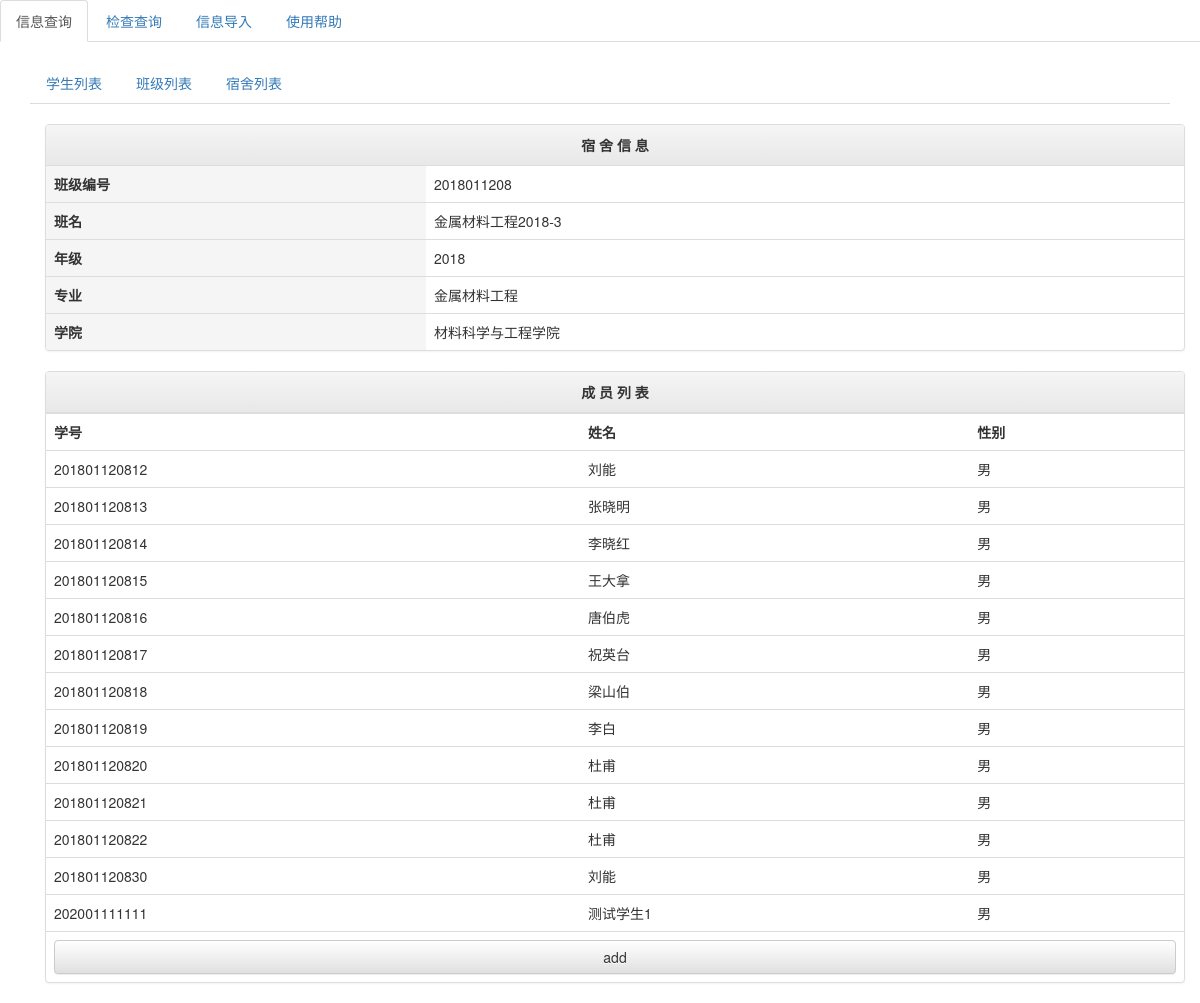
Page /infosys/class-detail/2018011208/ on the earlier database version.
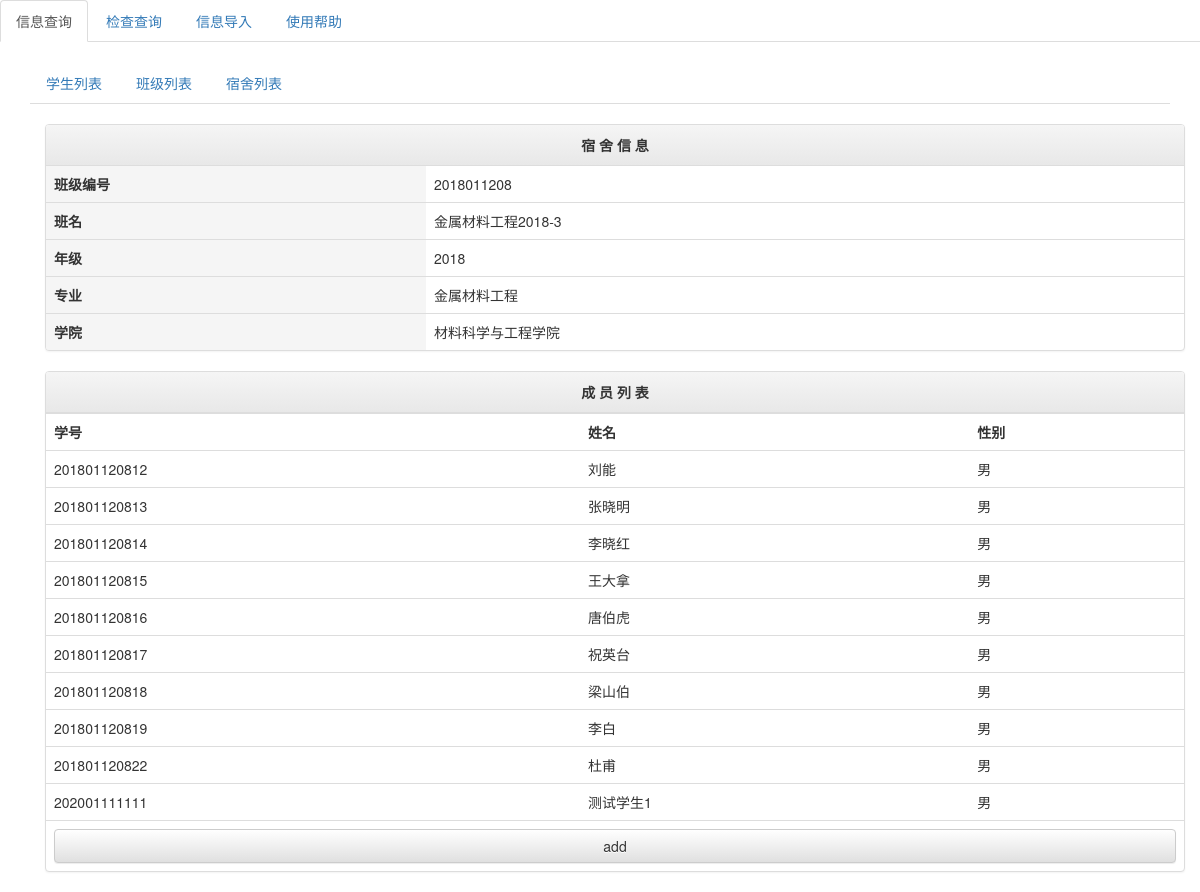
Same page on the later database version.
### infosys/models.py (models this page shows, shortened)
class Student(models.Model):
    student_id = models.CharField(max_length=20, primary_key=True)
    student_name = models.CharField(max_length=20)
    student_sex = models.CharField(max_length=2)
    student_birth = models.DateField(null=True)
    student_address = models.CharField(max_length=100)
    student_tel = models.CharField(max_length=20)
    student_qq = models.CharField(max_length=20)
    class_id = models.ForeignKey(Class, on_delete=models.SET_NULL, null=True)
    class Meta:
        verbose_name = ("Student")
        verbose_name_plural = verbose_name

### infosys/views.py (the view)
# urls.py: path("class-detail/<int:pk>/", views.class_detail, name='class_detail'),
def class_detail(request, pk):
    students = Student.objects.filter(class_id=pk)
    detail = Class.objects.get(class_id=pk)
    context = {'class':detail, 'students':students}
    return render(request, "infosys/inquir/detail/class.html", context)

### templates/infosys/inquir/detail/class.html
{% extends 'infosys/inquir/detail.html' %}
{% block detailscaptain %}
宿 舍 信 息
{% endblock detailscaptain %}
{% block details %}
			<tr>
				<td class="active"><strong>班级编号</strong></td>
				<td>{{ class.class_id }}</td>
			</tr>
			<tr>
				<td class="active"><strong>班名</strong></td>
				<td>{{ class.class_name }}</td>
			</tr>
			<tr>
				<td class="active"><strong>年级</strong></td>
				<td>{{ class.grade }}</td>
			</tr>
			<tr>
				<td class="active"><strong>专业</strong></td>
				<td>{{ class.major }}</td>
			</tr>
			<tr>
				<td class="active"><strong>学院</strong></td>
				<td>{{ class.college }}</td>
			</tr>
{% endblock details %}
{% block eventscaptain %}
成 员 列 表
{% endblock eventscaptain %}
{% block eventshead %}
			<tr>
				<th>学号</th>
				<th>姓名</th>
				<th>性别</th>
			</tr>
{% endblock eventshead %}
{% block events %}
			{% for student in students %}
			<tr>
				<td>{{ student.student_id }}</td>
				<td>{{ student.student_name }}</td>
				<td>{{ student.student_sex }}</td>
			</tr>
			{% empty %}
				<td colspan="4">暂无学生</td>
			{% endfor %}
{% endblock events %}

Differences in the rows shown:
removed Student: student_id "201801120820", student_name "杜甫", student_sex "男"
removed Student: student_id "201801120821", student_name "杜甫", student_sex "男"
removed Student: student_id "201801120830", student_name "刘能", student_sex "男"
